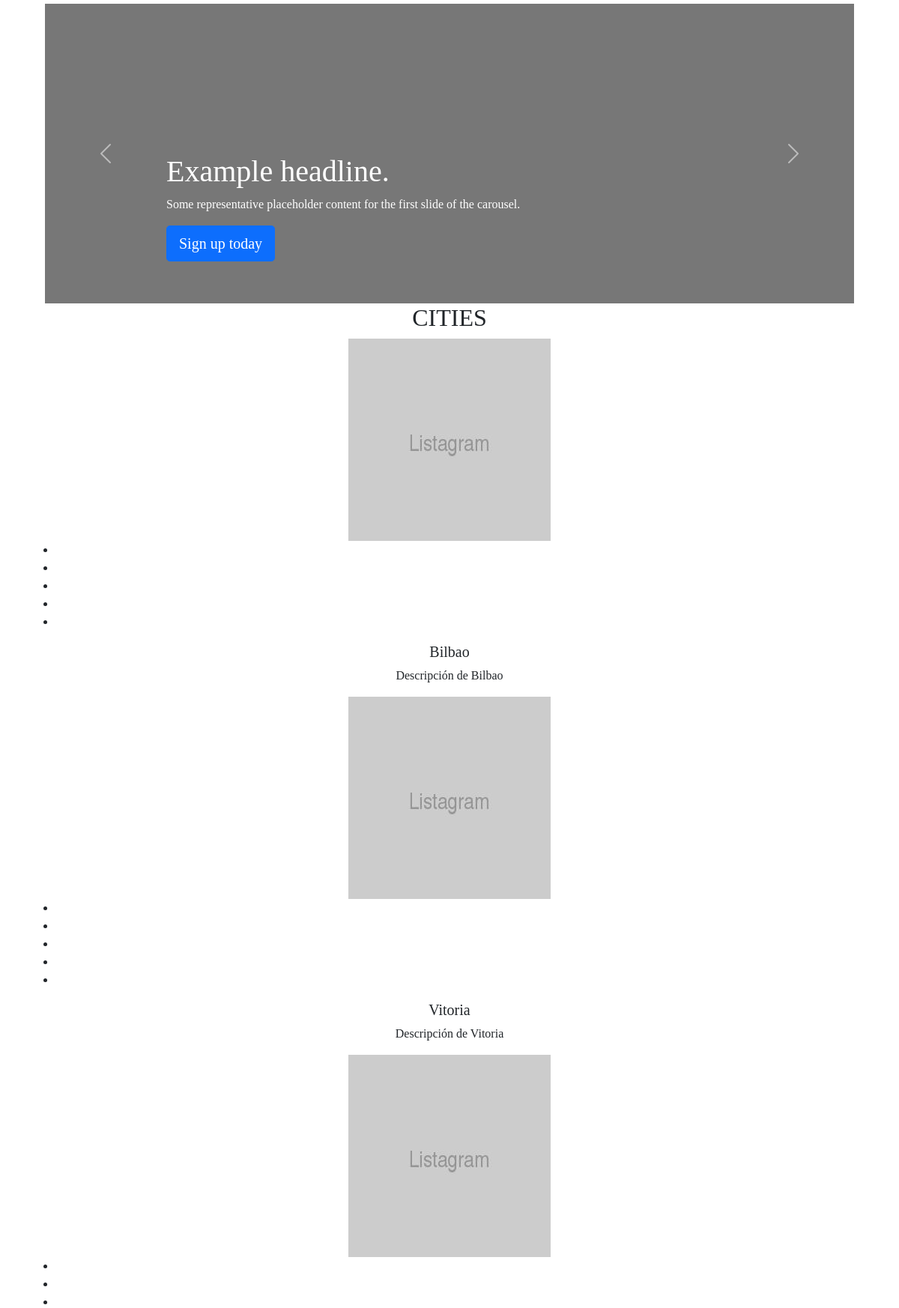
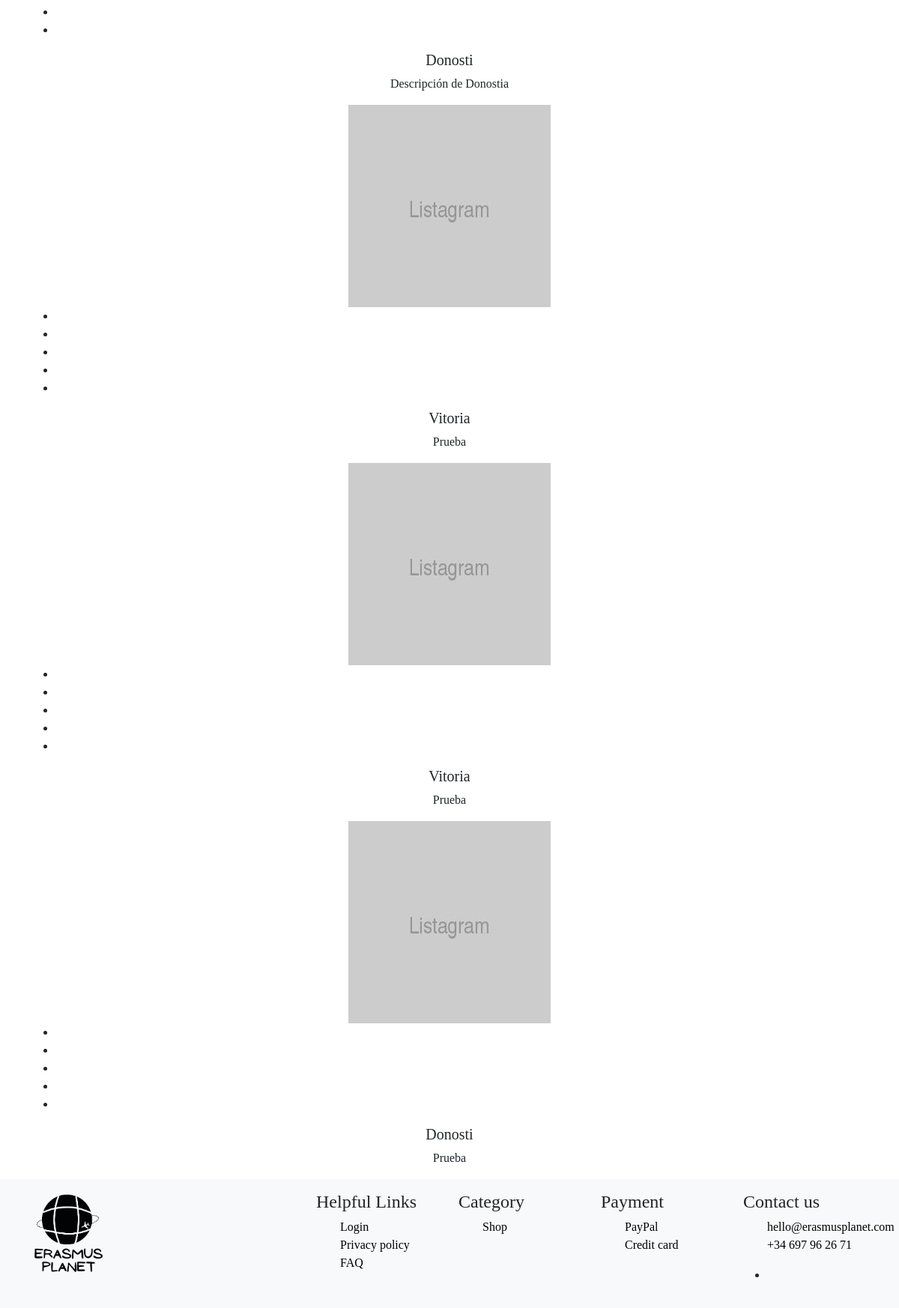
Before: / (lower part) with the older database file (2 pictures, top to bottom).
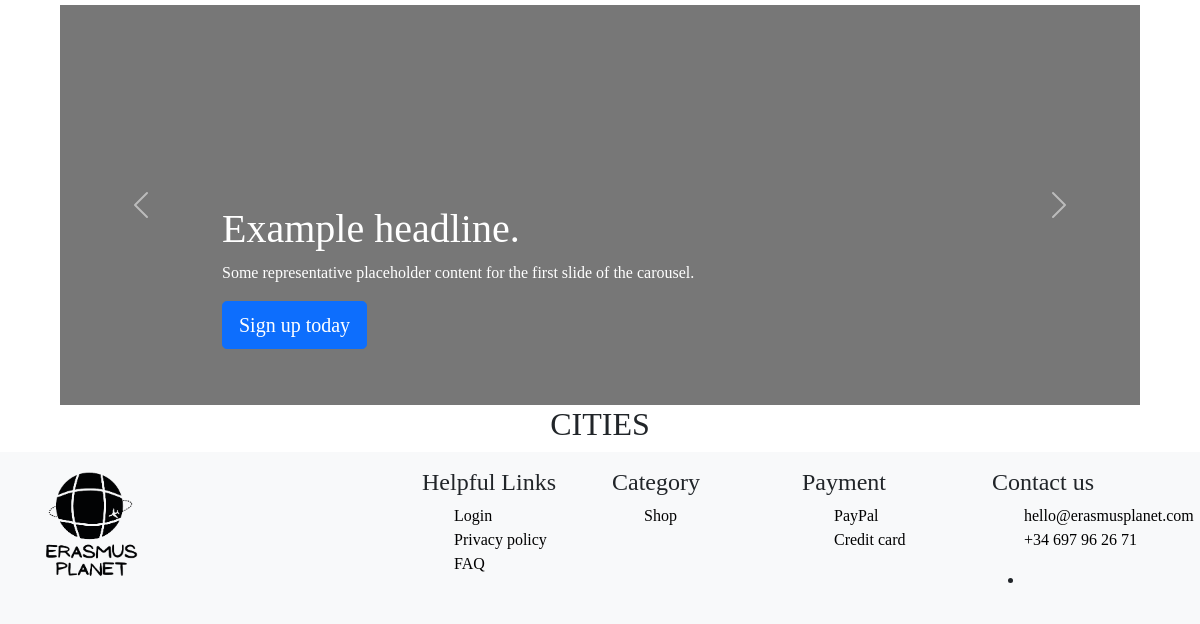
After: the same page with the newer database file.
### descuentosApp/models.py (models this page shows, shortened)
class Guide(models.Model):
	city = models.ForeignKey(City, on_delete=models.CASCADE)
	title = models.CharField(max_length=50, default='')
	informacion_general = RichTextField(blank=True)
	como_llegar = RichTextField(blank=True)
	comida = RichTextField(blank=True, default = '')
	alojamiento = RichTextField(blank=True)
	ocio = RichTextField(blank=True)
	divisas = RichTextField(blank=True)
	banco_sim = RichTextField(blank=True)
	donde_comprar = RichTextField(blank=True)
	foto = models.ImageField(null=True, blank=True, upload_to="images/", default='images/default.png')
	foto2 = models.ImageField(null=True, blank=True, upload_to="images/", default='images/default.png')
	foto3 = models.ImageField(null=True, blank=True, upload_to="images/", default='images/default.png')
	foto4 = models.ImageField(null=True, blank=True, upload_to="images/", default='images/default.png')
	foto5 = models.ImageField(null=True, blank=True, upload_to="images/", default='images/default.png')
	foto6 = models.ImageField(null=True, blank=True, upload_to="images/", default='images/default.png')
	foto7 = models.ImageField(null=True, blank=True, upload_to="images/", default='images/default.png')

class City(models.Model):
	country = models.ForeignKey(Country, on_delete=models.CASCADE)
	name = models.CharField(max_length=30)
	def __str__(self):
		return self.name

### descuentosApp/views.py (the view, shortened to what this page needs)
# urls.py: path('',views.base, name='base'),
def base(request):
	model = Guide
	city_list = City.objects.all()
	guiasTarjetas = Guide.objects.all()
	queryset = request.GET.get("search")
	guides = Guide.objects.all()
	query = False
	errormessage = 'Todavia no trabajamos ahi'
	return render(request, 'base.html', {'guides': guides, 'query': query, 'guiasTarjetas': guiasTarjetas})

### descuentosApp/templates/base.html (shortened to what this page needs)
﻿{% extends 'index.html' %}
{% block content %}
{%load static%}
<main>
<div id="myCarousel" class="carousel slide slideCiudad" data-bs-ride="carousel">
    <div class="carousel-inner">
      <div class="carousel-item active">
        <svg class="bd-placeholder-img" width="100%" height="100%" xmlns="http://www.w3.org/2000/svg" aria-hidden="true" preserveAspectRatio="xMidYMid slice" focusable="false"><rect width="100%" height="100%" fill="#777"/></svg>
        <div class="container">
          <div class="carousel-caption text-start">
            <h1>Example headline.</h1>
            <p>Some representative placeholder content for the first slide of the carousel.</p>
            <p><a class="btn btn-lg btn-primary" href="#">Sign up today</a></p>
          </div>
        </div>
      </div>
    </div>
    <button class="carousel-control-prev" type="button" data-bs-target="#myCarousel" data-bs-slide="prev">
      <span class="carousel-control-prev-icon" aria-hidden="true"></span>
    </button>
    <button class="carousel-control-next" type="button" data-bs-target="#myCarousel" data-bs-slide="next">
      <span class="carousel-control-next-icon" aria-hidden="true"></span>
    </button>
  </div>
</main>
{% if not query %}
<div class="hero-client-section pad-bot-90 section-padding RESPONSIVE">
    <div class="container anchoContainer">
        <div class="row">
            <div class="col-md-8 offset-md-2 text-center">
                <h2 class="titulo">CITIES</h2>
            </div>
            <div class="col-md-12 mar-bot-60">
                <div class="testimonial-wrapper swiper-container">
                    <div class="swiper-wrapper">
                        {% for guia in guiasTarjetas %}
                        <div class="swiper-slide single-testimonial-item">
                            <div class="testimonial-img text-center">
                                <img src="static/images/clients/client_1.jpg" alt="...">
                            </div>
                            <div class="testimonial-content text-center">
                                <ul class="product-rating">
                                    <li></li>
                                    <li></li>
                                    <li></li>
                                    <li></li>
                                    <li></li>
                                </ul>
                                <h5>{{guia.city}}</h5>
                                <span>{{guia.title}}</span>
                            </div>
                        </div>
                        {% endfor %}
                    </div>
                </div>
            </div>
        </div>
    </div>
</div>
{% endif %}
{% endblock %}

Changed rows visible on the page:
removed Guide: city "Bilbao", title "Descripción de Bilbao"
removed Guide: city "Vitoria", title "Descripción de Vitoria"
removed Guide: city "Donosti", title "Descripción de Donostia"
removed Guide: city "Vitoria", title "Prueba"
removed Guide: city "Vitoria", title "Prueba"
removed Guide: city "Donosti", title "Prueba"
